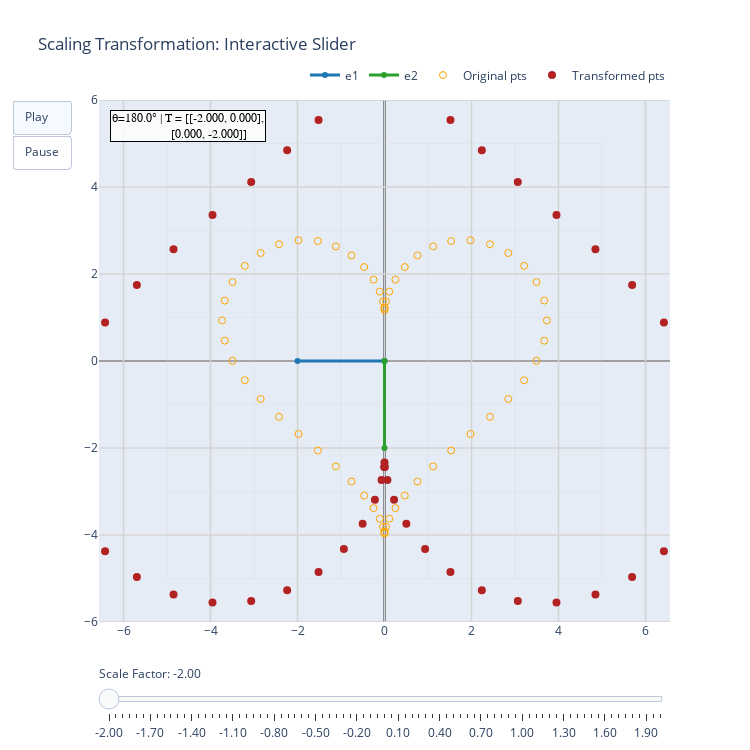

This figure's notebook cell:
### Markdown cell above
## Scalar Multiplication

Let's continue with our bank example and the two accounts. Our first step was to deposit 1 BGN and 2 EUR and we obtained the list of balances

$$
\begin{bmatrix} 1 \\ 2 \end{bmatrix}
$$

Let's simply repeat this operation one more time: we again deposit 1 BGN and 2 EUR. The new balances will be:

$$
\begin{bmatrix} 1 + 1 \\ 2 + 2 \end{bmatrix} = \begin{bmatrix} 2 \cdot 1 \\ 2 \cdot 2 \end{bmatrix} = \begin{bmatrix} 2 \\ 4 \end{bmatrix}
$$

We can write this more concisely as a multiplication of the original vector by the number 2:

$$
2 \cdot \begin{bmatrix} 1 \\ 2 \end{bmatrix} = \begin{bmatrix} 2 \cdot 1 \\ 2 \cdot 2 \end{bmatrix} = \begin{bmatrix} 2 \\ 4 \end{bmatrix}
$$

In general, multiplying a vector by a number (called scalar) means multiplying each entry of the vector by that number. Geometrically this means stretching the arrow by that factor (if the factor is greater than 1) or shrinking it (if the factor is between 0 and 1). If the factor is negative, the arrow is also flipped to point in the opposite direction.

### Code cell
import numpy as np

try:
    from animations.rotation import show_transformation, heart_param_points, heart_line_color
except ImportError:
    from repo.animations.rotation import show_transformation, heart_param_points, heart_line_color


def generate_scaling_matrices(scale_factors):
    """Generate scaling matrices for a sequence of scale factors.
    
    Args:
        scale_factors: array or list of scale factors (uniform scaling)
    
    Returns:
        List of matrix lists, where each element is [S(scale)] for that scale factor
    """
    matrices_sequence = []
    for s in scale_factors:
        # Uniform scaling matrix
        S = np.array([[s, 0],
                      [0, s]])
        matrices_sequence.append([S])
    return matrices_sequence


# Create a range of scale factors from -2.0 to 2.0 (including negative values)
scale_factors = np.linspace(-2.0, 2.0, 81)

# Use heart points as the input set
pts = heart_param_points(n=60)

# Generate scaling matrices
matrices_sequence = generate_scaling_matrices(scale_factors)

# Show the transformation animation
fig = show_transformation(
    matrices_sequence=matrices_sequence,
    points=pts,
    L=5,
    title='Scaling Transformation: Interactive Slider',
    color_func=heart_line_color,
    frame_duration_ms=100
)

# Update slider labels to show scale factors instead of rotation angles
slider_steps = []
for idx, s in enumerate(scale_factors):
    step = {
        'label': f'{s:.2f}',
        'method': 'animate',
        'args': [[f'frame_{idx}'], {
            'mode': 'immediate',
            'frame': {'duration': 0, 'redraw': True},
            'transition': {'duration': 0}
        }]
    }
    slider_steps.append(step)

# Update the slider configuration
fig.update_layout(
    sliders=[{
        'active': 0,
        'currentvalue': {'prefix': 'Scale Factor: ', 'suffix': '', 'visible': True},
        'pad': {'t': 40},
        'steps': slider_steps
    }]
)

fig.show()

### Figure 1 — Plotly figure (JSON) as saved in the notebook; plotly's stock layout.template omitted (floating-point values rounded to 4 significant figures)
{"data": [{"hoverinfo": "skip", "line": {"color": "lightgray", "width": 1}, "mode": "lines", "opacity": 0.25, "showlegend": false, "type": "scatter", "x": [-5, -5], "y": [-5, 5]}, {"hoverinfo": "skip", "line": {"color": "lightgray", "width": 1}, "mode": "lines", "opacity": 0.25, "showlegend": false, "type": "scatter", "x": [-4, -4], "y": [-5, 5]}, {"hoverinfo": "skip", "line": {"color": "lightgray", "width": 1}, "mode": "lines", "opacity": 0.25, "showlegend": false, "type": "scatter", "x": [-3, -3], "y": [-5, 5]}, {"hoverinfo": "skip", "line": {"color": "lightgray", "width": 1}, "mode": "lines", "opacity": 0.25, "showlegend": false, "type": "scatter", "x": [-2, -2], "y": [-5, 5]}, {"hoverinfo": "skip", "line": {"color": "lightgray", "width": 1}, "mode": "lines", "opacity": 0.25, "showlegend": false, "type": "scatter", "x": [-1, -1], "y": [-5, 5]}, {"hoverinfo": "skip", "line": {"color": "lightgray", "width": 1}, "mode": "lines", "opacity": 0.25, "showlegend": false, "type": "scatter", "x": [0, 0], "y": [-5, 5]}, {"hoverinfo": "skip", "line": {"color": "lightgray", "width": 1}, "mode": "lines", "opacity": 0.25, "showlegend": false, "type": "scatter", "x": [1, 1], "y": [-5, 5]}, {"hoverinfo": "skip", "line": {"color": "lightgray", "width": 1}, "mode": "lines", "opacity": 0.25, "showlegend": false, "type": "scatter", "x": [2, 2], "y": [-5, 5]}, {"hoverinfo": "skip", "line": {"color": "lightgray", "width": 1}, "mode": "lines", "opacity": 0.25, "showlegend": false, "type": "scatter", "x": [3, 3], "y": [-5, 5]}, {"hoverinfo": "skip", "line": {"color": "lightgray", "width": 1}, "mode": "lines", "opacity": 0.25, "showlegend": false, "type": "scatter", "x": [4, 4], "y": [-5, 5]}, {"hoverinfo": "skip", "line": {"color": "lightgray", "width": 1}, "mode": "lines", "opacity": 0.25, "showlegend": false, "type": "scatter", "x": [5, 5], "y": [-5, 5]}, {"hoverinfo": "skip", "line": {"color": "lightgray", "width": 1}, "mode": "lines", "opacity": 0.25, "showlegend": false, "type": "scatter", "x": [-5, 5], "y": [-5, -5]}, {"hoverinfo": "skip", "line": {"color": "lightgray", "width": 1}, "mode": "lines", "opacity": 0.25, "showlegend": false, "type": "scatter", "x": [-5, 5], "y": [-4, -4]}, {"hoverinfo": "skip", "line": {"color": "lightgray", "width": 1}, "mode": "lines", "opacity": 0.25, "showlegend": false, "type": "scatter", "x": [-5, 5], "y": [-3, -3]}, {"hoverinfo": "skip", "line": {"color": "lightgray", "width": 1}, "mode": "lines", "opacity": 0.25, "showlegend": false, "type": "scatter", "x": [-5, 5], "y": [-2, -2]}, {"hoverinfo": "skip", "line": {"color": "lightgray", "width": 1}, "mode": "lines", "opacity": 0.25, "showlegend": false, "type": "scatter", "x": [-5, 5], "y": [-1, -1]}, {"hoverinfo": "skip", "line": {"color": "lightgray", "width": 1}, "mode": "lines", "opacity": 0.25, "showlegend": false, "type": "scatter", "x": [-5, 5], "y": [0, 0]}, {"hoverinfo": "skip", "line": {"color": "lightgray", "width": 1}, "mode": "lines", "opacity": 0.25, "showlegend": false, "type": "scatter", "x": [-5, 5], "y": [1, 1]}, {"hoverinfo": "skip", "line": {"color": "lightgray", "width": 1}, "mode": "lines", "opacity": 0.25, "showlegend": false, "type": "scatter", "x": [-5, 5], "y": [2, 2]}, {"hoverinfo": "skip", "line": {"color": "lightgray", "width": 1}, "mode": "lines", "opacity": 0.25, "showlegend": false, "type": "scatter", "x": [-5, 5], "y": [3, 3]}, {"hoverinfo": "skip", "line": {"color": "lightgray", "width": 1}, "mode": "lines", "opacity": 0.25, "showlegend": false, "type": "scatter", "x": [-5, 5], "y": [4, 4]}, {"hoverinfo": "skip", "line": {"color": "lightgray", "width": 1}, "mode": "lines", "opacity": 0.25, "showlegend": false, "type": "scatter", "x": [-5, 5], "y": [5, 5]}, {"hoverinfo": "skip", "line": {"color": "lightgray", "width": 1.5}, "mode": "lines", "showlegend": false, "type": "scatter", "x": [10, 10], "y": [10, -10]}, {"hoverinfo": "skip", "line": {"color": "lightgray", "width": 1.5}, "mode": "lines", "showlegend": false, "type": "scatter", "x": [8, 8], "y": [10, -10]}, {"hoverinfo": "skip", "line": {"color": "lightgray", "width": 1.5}, "mode": "lines", "showlegend": false, "type": "scatter", "x": [6, 6], "y": [10, -10]}, {"hoverinfo": "skip", "line": {"color": "lightgray", "width": 1.5}, "mode": "lines", "showlegend": false, "type": "scatter", "x": [4, 4], "y": [10, -10]}, {"hoverinfo": "skip", "line": {"color": "lightgray", "width": 1.5}, "mode": "lines", "showlegend": false, "type": "scatter", "x": [2, 2], "y": [10, -10]}, {"hoverinfo": "skip", "line": {"color": "lightgray", "width": 1.5}, "mode": "lines", "showlegend": false, "type": "scatter", "x": [0, 0], "y": [10, -10]}, {"hoverinfo": "skip", "line": {"color": "lightgray", "width": 1.5}, "mode": "lines", "showlegend": false, "type": "scatter", "x": [-2, -2], "y": [10, -10]}, {"hoverinfo": "skip", "line": {"color": "lightgray", "width": 1.5}, "mode": "lines", "showlegend": false, "type": "scatter", "x": [-4, -4], "y": [10, -10]}, {"hoverinfo": "skip", "line": {"color": "lightgray", "width": 1.5}, "mode": "lines", "showlegend": false, "type": "scatter", "x": [-6, -6], "y": [10, -10]}, {"hoverinfo": "skip", "line": {"color": "lightgray", "width": 1.5}, "mode": "lines", "showlegend": false, "type": "scatter", "x": [-8, -8], "y": [10, -10]}, {"hoverinfo": "skip", "line": {"color": "lightgray", "width": 1.5}, "mode": "lines", "showlegend": false, "type": "scatter", "x": [-10, -10], "y": [10, -10]}, {"hoverinfo": "skip", "line": {"color": "lightgray", "width": 1.5}, "mode": "lines", "showlegend": false, "type": "scatter", "x": [10, -10], "y": [10, 10]}, {"hoverinfo": "skip", "line": {"color": "lightgray", "width": 1.5}, "mode": "lines", "showlegend": false, "type": "scatter", "x": [10, -10], "y": [8, 8]}, {"hoverinfo": "skip", "line": {"color": "lightgray", "width": 1.5}, "mode": "lines", "showlegend": false, "type": "scatter", "x": [10, -10], "y": [6, 6]}, {"hoverinfo": "skip", "line": {"color": "lightgray", "width": 1.5}, "mode": "lines", "showlegend": false, "type": "scatter", "x": [10, -10], "y": [4, 4]}, {"hoverinfo": "skip", "line": {"color": "lightgray", "width": 1.5}, "mode": "lines", "showlegend": false, "type": "scatter", "x": [10, -10], "y": [2, 2]}, {"hoverinfo": "skip", "line": {"color": "lightgray", "width": 1.5}, "mode": "lines", "showlegend": false, "type": "scatter", "x": [10, -10], "y": [0, 0]}, {"hoverinfo": "skip", "line": {"color": "lightgray", "width": 1.5}, "mode": "lines", "showlegend": false, "type": "scatter", "x": [10, -10], "y": [-2, -2]}, {"hoverinfo": "skip", "line": {"color": "lightgray", "width": 1.5}, "mode": "lines", "showlegend": false, "type": "scatter", "x": [10, -10], "y": [-4, -4]}, {"hoverinfo": "skip", "line": {"color": "lightgray", "width": 1.5}, "mode": "lines", "showlegend": false, "type": "scatter", "x": [10, -10], "y": [-6, -6]}, {"hoverinfo": "skip", "line": {"color": "lightgray", "width": 1.5}, "mode": "lines", "showlegend": false, "type": "scatter", "x": [10, -10], "y": [-8, -8]}, {"hoverinfo": "skip", "line": {"color": "lightgray", "width": 1.5}, "mode": "lines", "showlegend": false, "type": "scatter", "x": [10, -10], "y": [-10, -10]}, {"line": {"color": "#1f77b4", "width": 3}, "marker": {"size": 6}, "mode": "lines+markers", "name": "e1", "type": "scatter", "x": [0, -2], "y": [0, 0]}, {"line": {"color": "#2ca02c", "width": 3}, "marker": {"size": 6}, "mode": "lines+markers", "name": "e2", "type": "scatter", "x": [0, 0], "y": [0, -2]}, {"marker": {"color": "orange", "size": 7, "symbol": "circle-open"}, "mode": "markers", "name": "Original pts", "type": "scatter", "x": [0.0, 0.004264, 0.03355, 0.1102, 0.2512, 0.4667, 0.7581, 1.118, 1.532, 1.977, 2.425, 2.846, 3.212, 3.494, 3.672, 3.733, 3.672, 3.494, 3.212, 2.846, 2.425, 1.977, 1.532, 1.118, 0.7581, 0.4667, 0.2512, 0.1102, 0.03355, 0.004264, 6.857e-48, -0.004264, -0.03355, -0.1102, -0.2512, -0.4667, -0.7581, -1.118, -1.532, -1.977, -2.425, -2.846, -3.212, -3.494, -3.672, -3.733, -3.672, -3.494, -3.212, -2.846, -2.425, -1.977, -1.532, -1.118, -0.7581, -0.4667, -0.2512, -0.1102, -0.03355, -0.004264], "y": [1.167, 1.219, 1.368, 1.595, 1.871, 2.16, 2.426, 2.635, 2.757, 2.776, 2.683, 2.483, 2.187, 1.815, 1.389, 0.9333, 0.4667, 0.004707, -0.4431, -0.8726, -1.283, -1.677, -2.057, -2.422, -2.77, -3.094, -3.383, -3.627, -3.811, -3.927, -3.967, -3.927, -3.811, -3.627, -3.383, -3.094, -2.77, -2.422, -2.057, -1.677, -1.283, -0.8726, -0.4431, 0.004707, 0.4667, 0.9333, 1.389, 1.815, 2.187, 2.483, 2.683, 2.776, 2.757, 2.635, 2.426, 2.16, 1.871, 1.595, 1.368, 1.219]}, {"marker": {"color": ["firebrick", "firebrick", "firebrick", "firebrick", "firebrick", "firebrick", "firebrick", "firebrick", "firebrick", "firebrick", "firebrick", "firebrick", "firebrick", "firebrick", "firebrick", "firebrick", "firebrick", "firebrick", "firebrick", "firebrick", "firebrick", "firebrick", "firebrick", "firebrick", "firebrick", "firebrick", "firebrick", "firebrick", "firebrick", "firebrick", "firebrick", "firebrick", "firebrick", "firebrick", "firebrick", "firebrick", "firebrick", "firebrick", "firebrick", "firebrick", "firebrick", "firebrick", "firebrick", "firebrick", "firebrick", "firebrick", "firebrick", "firebrick", "firebrick", "firebrick", "firebrick", "firebrick", "firebrick", "firebrick", "firebrick", "firebrick", "firebrick", "firebrick", "firebrick", "firebrick"], "size": 8}, "mode": "markers", "name": "Transformed pts", "type": "scatter", "x": [0.0, -0.008528, -0.06711, -0.2203, -0.5024, -0.9333, -1.516, -2.237, -3.064, -3.954, -4.85, -5.693, -6.423, -6.988, -7.345, -7.467, -7.345, -6.988, -6.423, -5.693, -4.85, -3.954, -3.064, -2.237, -1.516, -0.9333, -0.5024, -0.2203, -0.06711, -0.008528, -1.371e-47, 0.008528, 0.06711, 0.2203, 0.5024, 0.9333, 1.516, 2.237, 3.064, 3.954, 4.85, 5.693, 6.423, 6.988, 7.345, 7.467, 7.345, 6.988, 6.423, 5.693, 4.85, 3.954, 3.064, 2.237, 1.516, 0.9333, 0.5024, 0.2203, 0.06711, 0.008528], "y": [-2.333, -2.437, -2.735, -3.189, -3.741, -4.321, -4.853, -5.27, -5.515, -5.552, -5.367, -4.965, -4.373, -3.629, -2.779, -1.867, -0.9335, -0.009415, 0.8863, 1.745, 2.567, 3.355, 4.114, 4.844, 5.54, 6.187, 6.766, 7.253, 7.623, 7.854, 7.933, 7.854, 7.623, 7.253, 6.766, 6.187, 5.54, 4.844, 4.114, 3.355, 2.567, 1.745, 0.8863, -0.009415, -0.9335, -1.867, -2.779, -3.629, -4.373, -4.965, -5.367, -5.552, -5.515, -5.27, -4.853, -4.321, -3.741, -3.189, -2.735, -2.437]}], "layout": {"annotations": [{"bgcolor": "rgba(255,255,255,0.8)", "bordercolor": "black", "borderwidth": 1, "font": {"color": "black", "family": "monospace", "size": 12}, "showarrow": false, "text": "θ=180.0° | T = [[-2.000, 0.000],<br>              [0.000, -2.000]]", "x": 0.02, "xanchor": "left", "xref": "paper", "y": 0.98, "yanchor": "top", "yref": "paper"}], "height": 750, "legend": {"orientation": "h", "x": 1, "xanchor": "right", "y": 1.02, "yanchor": "bottom"}, "sliders": [{"active": 0, "currentvalue": {"prefix": "Scale Factor: ", "suffix": "", "visible": true}, "pad": {"t": 40}, "steps": [{"args": [["frame_0"], {"frame": {"duration": 0, "redraw": true}, "mode": "immediate", "transition": {"duration": 0}}], "label": "-2.00", "method": "animate"}, {"args": [["frame_1"], {"frame": {"duration": 0, "redraw": true}, "mode": "immediate", "transition": {"duration": 0}}], "label": "-1.95", "method": "animate"}, {"args": [["frame_2"], {"frame": {"duration": 0, "redraw": true}, "mode": "immediate", "transition": {"duration": 0}}], "label": "-1.90", "method": "animate"}, {"args": [["frame_3"], {"frame": {"duration": 0, "redraw": true}, "mode": "immediate", "transition": {"duration": 0}}], "label": "-1.85", "method": "animate"}, {"args": [["frame_4"], {"frame": {"duration": 0, "redraw": true}, "mode": "immediate", "transition": {"duration": 0}}], "label": "-1.80", "method": "animate"}, {"args": [["frame_5"], {"frame": {"duration": 0, "redraw": true}, "mode": "immediate", "transition": {"duration": 0}}], "label": "-1.75", "method": "animate"}, {"args": [["frame_6"], {"frame": {"duration": 0, "redraw": true}, "mode": "immediate", "transition": {"duration": 0}}], "label": "-1.70", "method": "animate"}, {"args": [["frame_7"], {"frame": {"duration": 0, "redraw": true}, "mode": "immediate", "transition": {"duration": 0}}], "label": "-1.65", "method": "animate"}, {"args": [["frame_8"], {"frame": {"duration": 0, "redraw": true}, "mode": "immediate", "transition": {"duration": 0}}], "label": "-1.60", "method": "animate"}, {"args": [["frame_9"], {"frame": {"duration": 0, "redraw": true}, "mode": "immediate", "transition": {"duration": 0}}], "label": "-1.55", "method": "animate"}, {"args": [["frame_10"], {"frame": {"duration": 0, "redraw": true}, "mode": "immediate", "transition": {"duration": 0}}], "label": "-1.50", "method": "animate"}, {"args": [["frame_11"], {"frame": {"duration": 0, "redraw": true}, "mode": "immediate", "transition": {"duration": 0}}], "label": "-1.45", "method": "animate"}, {"args": [["frame_12"], {"frame": {"duration": 0, "redraw": true}, "mode": "immediate", "transition": {"duration": 0}}], "label": "-1.40", "method": "animate"}, {"args": [["frame_13"], {"frame": {"duration": 0, "redraw": true}, "mode": "immediate", "transition": {"duration": 0}}], "label": "-1.35", "method": "animate"}, {"args": [["frame_14"], {"frame": {"duration": 0, "redraw": true}, "mode": "immediate", "transition": {"duration": 0}}], "label": "-1.30", "method": "animate"}, {"args": [["frame_15"], {"frame": {"duration": 0, "redraw": true}, "mode": "immediate", "transition": {"duration": 0}}], "label": "-1.25", "method": "animate"}, {"args": [["frame_16"], {"frame": {"duration": 0, "redraw": true}, "mode": "immediate", "transition": {"duration": 0}}], "label": "-1.20", "method": "animate"}, {"args": [["frame_17"], {"frame": {"duration": 0, "redraw": true}, "mode": "immediate", "transition": {"duration": 0}}], "label": "-1.15", "method": "animate"}, {"args": [["frame_18"], {"frame": {"duration": 0, "redraw": true}, "mode": "immediate", "transition": {"duration": 0}}], "label": "-1.10", "method": "animate"}, {"args": [["frame_19"], {"frame": {"duration": 0, "redraw": true}, "mode": "immediate", "transition": {"duration": 0}}], "label": "-1.05", "method": "animate"}, {"args": [["frame_20"], {"frame": {"duration": 0, "redraw": true}, "mode": "immediate", "transition": {"duration": 0}}], "label": "-1.00", "method": "animate"}, {"args": [["frame_21"], {"frame": {"duration": 0, "redraw": true}, "mode": "immediate", "transition": {"duration": 0}}], "label": "-0.95", "method": "animate"}, {"args": [["frame_22"], {"frame": {"duration": 0, "redraw": true}, "mode": "immediate", "transition": {"duration": 0}}], "label": "-0.90", "method": "animate"}, {"args": [["frame_23"], {"frame": {"duration": 0, "redraw": true}, "mode": "immediate", "transition": {"duration": 0}}], "label": "-0.85", "method": "animate"}, {"args": [["frame_24"], {"frame": {"duration": 0, "redraw": true}, "mode": "immediate", "transition": {"duration": 0}}], "label": "-0.80", "method": "animate"}, {"args": [["frame_25"], {"frame": {"duration": 0, "redraw": true}, "mode": "immediate", "transition": {"duration": 0}}], "label": "-0.75", "method": "animate"}, {"args": [["frame_26"], {"frame": {"duration": 0, "redraw": true}, "mode": "immediate", "transition": {"duration": 0}}], "label": "-0.70", "method": "animate"}, {"args": [["frame_27"], {"frame": {"duration": 0, "redraw": true}, "mode": "immediate", "transition": {"duration": 0}}], "label": "-0.65", "method": "animate"}, {"args": [["frame_28"], {"frame": {"duration": 0, "redraw": true}, "mode": "immediate", "transition": {"duration": 0}}], "label": "-0.60", "method": "animate"}, {"args": [["frame_29"], {"frame": {"duration": 0, "redraw": true}, "mode": "immediate", "transition": {"duration": 0}}], "label": "-0.55", "method": "animate"}, {"args": [["frame_30"], {"frame": {"duration": 0, "redraw": true}, "mode": "immediate", "transition": {"duration": 0}}], "label": "-0.50", "method": "animate"}, {"args": [["frame_31"], {"frame": {"duration": 0, "redraw": true}, "mode": "immediate", "transition": {"duration": 0}}], "label": "-0.45", "method": "animate"}, {"args": [["frame_32"], {"frame": {"duration": 0, "redraw": true}, "mode": "immediate", "transition": {"duration": 0}}], "label": "-0.40", "method": "animate"}, {"args": [["frame_33"], {"frame": {"duration": 0, "redraw": true}, "mode": "immediate", "transition": {"duration": 0}}], "label": "-0.35", "method": "animate"}, {"args": [["frame_34"], {"frame": {"duration": 0, "redraw": true}, "mode": "immediate", "transition": {"duration": 0}}], "label": "-0.30", "method": "animate"}, {"args": [["frame_35"], {"frame": {"duration": 0, "redraw": true}, "mode": "immediate", "transition": {"duration": 0}}], "label": "-0.25", "method": "animate"}, {"args": [["frame_36"], {"frame": {"duration": 0, "redraw": true}, "mode": "immediate", "transition": {"duration": 0}}], "label": "-0.20", "method": "animate"}, {"args": [["frame_37"], {"frame": {"duration": 0, "redraw": true}, "mode": "immediate", "transition": {"duration": 0}}], "label": "-0.15", "method": "animate"}, {"args": [["frame_38"], {"frame": {"duration": 0, "redraw": true}, "mode": "immediate", "transition": {"duration": 0}}], "label": "-0.10", "method": "animate"}, {"args": [["frame_39"], {"frame": {"duration": 0, "redraw": true}, "mode": "immediate", "transition": {"duration": 0}}], "label": "-0.05", "method": "animate"}, {"args": [["frame_40"], {"frame": {"duration": 0, "redraw": true}, "mode": "immediate", "transition": {"duration": 0}}], "label": "0.00", "method": "animate"}, {"args": [["frame_41"], {"frame": {"duration": 0, "redraw": true}, "mode": "immediate", "transition": {"duration": 0}}], "label": "0.05", "method": "animate"}, {"args": [["frame_42"], {"frame": {"duration": 0, "redraw": true}, "mode": "immediate", "transition": {"duration": 0}}], "label": "0.10", "method": "animate"}, {"args": [["frame_43"], {"frame": {"duration": 0, "redraw": true}, "mode": "immediate", "transition": {"duration": 0}}], "label": "0.15", "method": "animate"}, {"args": [["frame_44"], {"frame": {"duration": 0, "redraw": true}, "mode": "immediate", "transition": {"duration": 0}}], "label": "0.20", "method": "animate"}, {"args": [["frame_45"], {"frame": {"duration": 0, "redraw": true}, "mode": "immediate", "transition": {"duration": 0}}], "label": "0.25", "method": "animate"}, {"args": [["frame_46"], {"frame": {"duration": 0, "redraw": true}, "mode": "immediate", "transition": {"duration": 0}}], "label": "0.30", "method": "animate"}, {"args": [["frame_47"], {"frame": {"duration": 0, "redraw": true}, "mode": "immediate", "transition": {"duration": 0}}], "label": "0.35", "method": "animate"}, {"args": [["frame_48"], {"frame": {"duration": 0, "redraw": true}, "mode": "immediate", "transition": {"duration": 0}}], "label": "0.40", "method": "animate"}, {"args": [["frame_49"], {"frame": {"duration": 0, "redraw": true}, "mode": "immediate", "transition": {"duration": 0}}], "label": "0.45", "method": "animate"}, {"args": [["frame_50"], {"frame": {"duration": 0, "redraw": true}, "mode": "immediate", "transition": {"duration": 0}}], "label": "0.50", "method": "animate"}, {"args": [["frame_51"], {"frame": {"duration": 0, "redraw": true}, "mode": "immediate", "transition": {"duration": 0}}], "label": "0.55", "method": "animate"}, {"args": [["frame_52"], {"frame": {"duration": 0, "redraw": true}, "mode": "immediate", "transition": {"duration": 0}}], "label": "0.60", "method": "animate"}, {"args": [["frame_53"], {"frame": {"duration": 0, "redraw": true}, "mode": "immediate", "transition": {"duration": 0}}], "label": "0.65", "method": "animate"}, {"args": [["frame_54"], {"frame": {"duration": 0, "redraw": true}, "mode": "immediate", "transition": {"duration": 0}}], "label": "0.70", "method": "animate"}, {"args": [["frame_55"], {"frame": {"duration": 0, "redraw": true}, "mode": "immediate", "transition": {"duration": 0}}], "label": "0.75", "method": "animate"}, {"args": [["frame_56"], {"frame": {"duration": 0, "redraw": true}, "mode": "immediate", "transition": {"duration": 0}}], "label": "0.80", "method": "animate"}, {"args": [["frame_57"], {"frame": {"duration": 0, "redraw": true}, "mode": "immediate", "transition": {"duration": 0}}], "label": "0.85", "method": "animate"}, {"args": [["frame_58"], {"frame": {"duration": 0, "redraw": true}, "mode": "immediate", "transition": {"duration": 0}}], "label": "0.90", "method": "animate"}, {"args": [["frame_59"], {"frame": {"duration": 0, "redraw": true}, "mode": "immediate", "transition": {"duration": 0}}], "label": "0.95", "method": "animate"}, {"args": [["frame_60"], {"frame": {"duration": 0, "redraw": true}, "mode": "immediate", "transition": {"duration": 0}}], "label": "1.00", "method": "animate"}, {"args": [["frame_61"], {"frame": {"duration": 0, "redraw": true}, "mode": "immediate", "transition": {"duration": 0}}], "label": "1.05", "method": "animate"}, {"args": [["frame_62"], {"frame": {"duration": 0, "redraw": true}, "mode": "immediate", "transition": {"duration": 0}}], "label": "1.10", "method": "animate"}, {"args": [["frame_63"], {"frame": {"duration": 0, "redraw": true}, "mode": "immediate", "transition": {"duration": 0}}], "label": "1.15", "method": "animate"}, {"args": [["frame_64"], {"frame": {"duration": 0, "redraw": true}, "mode": "immediate", "transition": {"duration": 0}}], "label": "1.20", "method": "animate"}, {"args": [["frame_65"], {"frame": {"duration": 0, "redraw": true}, "mode": "immediate", "transition": {"duration": 0}}], "label": "1.25", "method": "animate"}, {"args": [["frame_66"], {"frame": {"duration": 0, "redraw": true}, "mode": "immediate", "transition": {"duration": 0}}], "label": "1.30", "method": "animate"}, {"args": [["frame_67"], {"frame": {"duration": 0, "redraw": true}, "mode": "immediate", "transition": {"duration": 0}}], "label": "1.35", "method": "animate"}, {"args": [["frame_68"], {"frame": {"duration": 0, "redraw": true}, "mode": "immediate", "transition": {"duration": 0}}], "label": "1.40", "method": "animate"}, {"args": [["frame_69"], {"frame": {"duration": 0, "redraw": true}, "mode": "immediate", "transition": {"duration": 0}}], "label": "1.45", "method": "animate"}, {"args": [["frame_70"], {"frame": {"duration": 0, "redraw": true}, "mode": "immediate", "transition": {"duration": 0}}], "label": "1.50", "method": "animate"}, {"args": [["frame_71"], {"frame": {"duration": 0, "redraw": true}, "mode": "immediate", "transition": {"duration": 0}}], "label": "1.55", "method": "animate"}, {"args": [["frame_72"], {"frame": {"duration": 0, "redraw": true}, "mode": "immediate", "transition": {"duration": 0}}], "label": "1.60", "method": "animate"}, {"args": [["frame_73"], {"frame": {"duration": 0, "redraw": true}, "mode": "immediate", "transition": {"duration": 0}}], "label": "1.65", "method": "animate"}, {"args": [["frame_74"], {"frame": {"duration": 0, "redraw": true}, "mode": "immediate", "transition": {"duration": 0}}], "label": "1.70", "method": "animate"}, {"args": [["frame_75"], {"frame": {"duration": 0, "redraw": true}, "mode": "immediate", "transition": {"duration": 0}}], "label": "1.75", "method": "animate"}, {"args": [["frame_76"], {"frame": {"duration": 0, "redraw": true}, "mode": "immediate", "transition": {"duration": 0}}], "label": "1.80", "method": "animate"}, {"args": [["frame_77"], {"frame": {"duration": 0, "redraw": true}, "mode": "immediate", "transition": {"duration": 0}}], "label": "1.85", "method": "animate"}, {"args": [["frame_78"], {"frame": {"duration": 0, "redraw": true}, "mode": "immediate", "transition": {"duration": 0}}], "label": "1.90", "method": "animate"}, {"args": [["frame_79"], {"frame": {"duration": 0, "redraw": true}, "mode": "immediate", "transition": {"duration": 0}}], "label": "1.95", "method": "animate"}, {"args": [["frame_80"], {"frame": {"duration": 0, "redraw": true}, "mode": "immediate", "transition": {"duration": 0}}], "label": "2.00", "method": "animate"}]}], "title": {"text": "Scaling Transformation: Interactive Slider"}, "updatemenus": [{"buttons": [{"args": [null, {"frame": {"duration": 100, "redraw": true}, "fromcurrent": true}], "label": "Play", "method": "animate"}, {"args": [[null], {"mode": "immediate"}], "label": "Pause", "method": "animate"}], "showactive": true, "type": "buttons"}], "width": 750, "xaxis": {"range": [-6, 6], "zeroline": true, "zerolinecolor": "black", "zerolinewidth": 2}, "yaxis": {"range": [-6, 6], "scaleanchor": "x", "scaleratio": 1, "zeroline": true, "zerolinecolor": "black", "zerolinewidth": 2}}}
